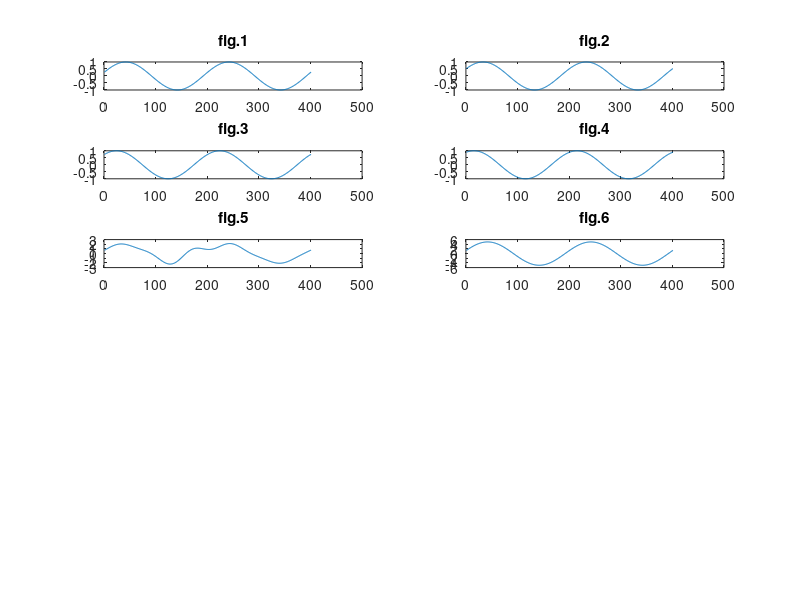

This chart was generated by the following MATLAB code:
clc;
clear all;
f=6e+09 %frequency 6GHz
c=3e+08 %speed of light
d=0.01 %distances between receive antennas 0.01m
n=[1 2 3 4] %receive antennas
angle=linspace(0,pi/2,8) %transmit antennas' angle alpha
s=sin(angle.') %transmit antennas

    for i=1:4
    A(i)=2.*pi.*f.*(n(i)).*d.*s(2)/c %phase delay
    B(i)=(4.*pi.*f.*d.*(n(i))*s(2))/c.^2 %amplitude delay
    i=i+1
    end

L=-2*pi:pi/100:2*pi

subplot(6,2,1); plot(sin(L+A(1))); title('fig.1')
subplot(6,2,2); plot(sin(L+A(2))); title('fig.2')
subplot(6,2,3); plot(sin(L+A(3))); title('fig.3')
subplot(6,2,4); plot(sin(L+A(4))); title('fig.4')
subplot(6,2,5); plot(sin(L+A(1))+sin(L+A(2))+sinc(L+A(3))+sinc(L+A(4))); title('fig.5')
subplot(6,2,6); plot(5.*sin(L+A(1))); title('fig.6')